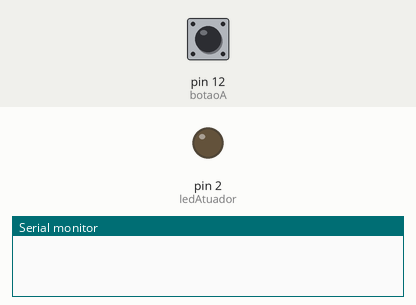
The sketch below on a simulated Arduino Uno, built with avr-gcc and run on an emulated ATmega328P. Shown: output pins drawn as LEDs (lit = HIGH), the last lines printed to the serial monitor. The inputs (shaded band) are chosen by the test bench; at power-on: pin 12 (botaoA) HIGH.

Above: at 1.2 s.
1.3 s: pin 12 (botaoA) pulled LOW for 0.15 s
At 2.4 s:
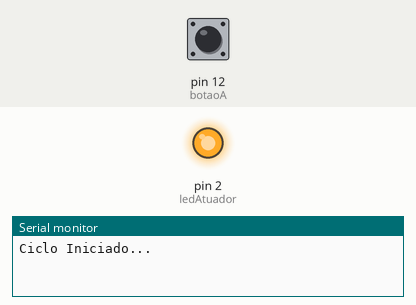
Timing chart, 0 to 7.8 s (numbered marks = the images above; inputs shaded):
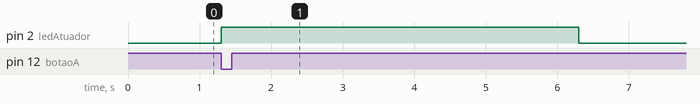

The sketch:

Ex291.ino
```cpp
const int botaoA = 12;
const int ledAtuador = 2;
unsigned long tempoInicio = 0;
const long duracaoCiclo = 5000;
bool cicloAtivo = false;

void setup() {
  pinMode(botaoA, INPUT_PULLUP);
  pinMode(ledAtuador, OUTPUT);
  Serial.begin(9600);
}

void loop() {
  unsigned long tempoAtual = millis();

  if (digitalRead(botaoA) == LOW && !cicloAtivo) {
    cicloAtivo = true;
    tempoInicio = tempoAtual;
    digitalWrite(ledAtuador, HIGH);
    Serial.println("Ciclo Iniciado...");
    delay(200);
  }


  if (cicloAtivo) {

    if (tempoAtual - tempoInicio >= duracaoCiclo) {
      digitalWrite(ledAtuador, LOW);
      cicloAtivo = false;
      Serial.println("Ciclo Finalizado automaticamente.");
    }
  }
}
```

Measured:
- after the input at 1.3 s, pin 2 (ledAtuador): LOW → HIGH at once, → LOW 5.0 s later
